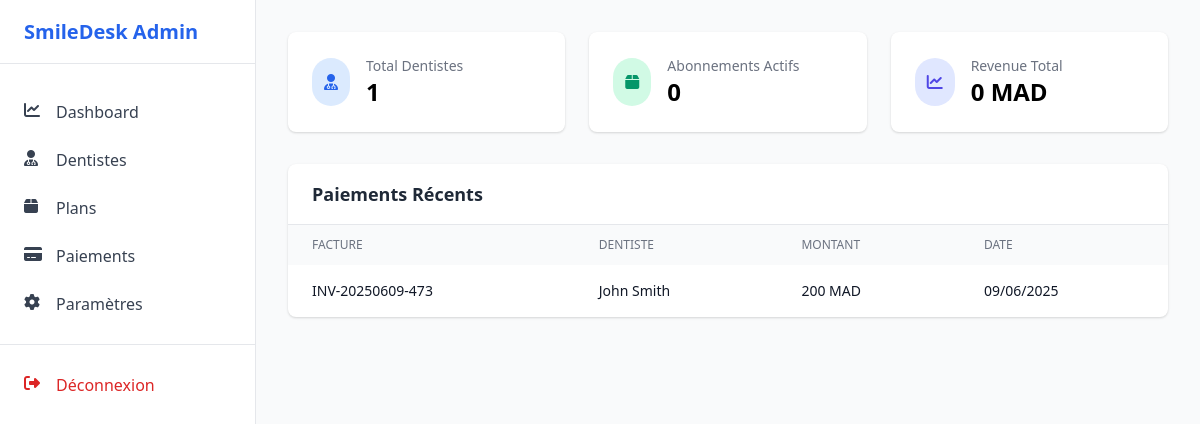
/admin/index.php (signed in), run on an earlier commit of the app's database.
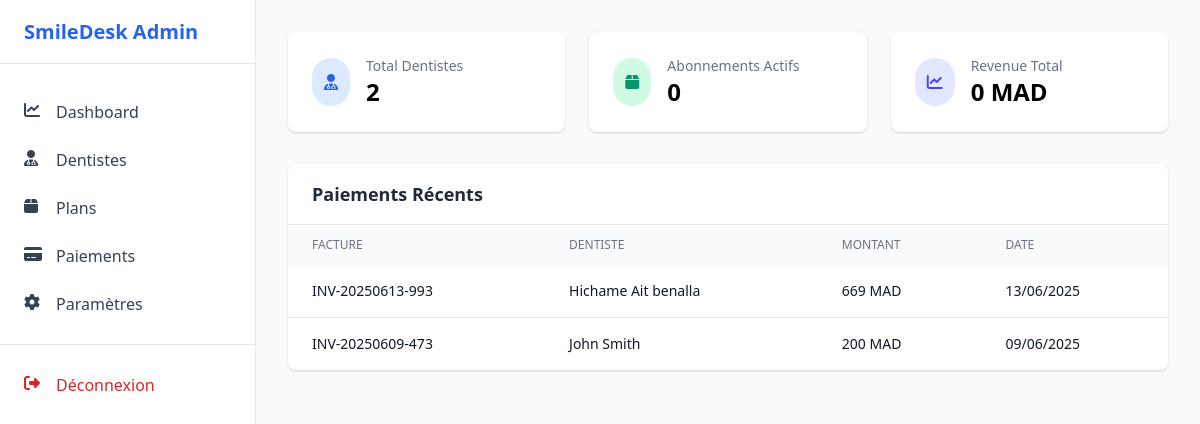
And on a later commit of the database.
### tables this page shows
CREATE TABLE `invoices` (
  `id` int(11) NOT NULL,
  `user_id` int(11) NOT NULL COMMENT 'Dentist who owns this invoice',
  `patient_id` int(11) NOT NULL,
  `appointment_id` int(11) DEFAULT NULL,
  `base_service_id` int(11) DEFAULT NULL,
  `invoice_number` varchar(50) NOT NULL,
  `description` varchar(255) NOT NULL,
  `quantity` int(11) DEFAULT 1,
  `unit_price` decimal(10,2) NOT NULL,
  `subtotal` decimal(10,2) NOT NULL,
  `tax_amount` decimal(10,2) DEFAULT 0.00,
  `discount_amount` decimal(10,2) DEFAULT 0.00,
  `total_amount` decimal(10,2) NOT NULL,
  `status` enum('draft','sent','paid','overdue','cancelled') DEFAULT 'draft',
  `due_date` date DEFAULT NULL,
  `paid_date` timestamp NULL DEFAULT NULL,
  `payment_method` enum('cash','credit_card','bank_transfer','insurance','other') DEFAULT NULL,
  `notes` text DEFAULT NULL,
  `created_at` timestamp NULL DEFAULT current_timestamp(),
  `updated_at` timestamp NULL DEFAULT current_timestamp() ON UPDATE current_timestamp()
);

CREATE TABLE `users` (
  `id` int(11) NOT NULL,
  `email` varchar(100) NOT NULL,
  `password` varchar(255) NOT NULL,
  `first_name` varchar(50) NOT NULL,
  `last_name` varchar(50) NOT NULL,
  `role` enum('admin','dentist','assistant','receptionist') NOT NULL,
  `phone` varchar(20) DEFAULT NULL,
  `address` varchar(255) DEFAULT NULL,
  `specialization` varchar(100) DEFAULT NULL,
  `license_number` varchar(50) DEFAULT NULL,
  `status` enum('active','inactive') DEFAULT 'active',
  `last_login` timestamp NULL DEFAULT NULL,
  `created_at` timestamp NULL DEFAULT current_timestamp(),
  `updated_at` timestamp NULL DEFAULT current_timestamp() ON UPDATE current_timestamp(),
  `clinic_id` int(11) DEFAULT NULL
);

### admin/index.php (the view, shortened to what this page needs)
<?php
require_once '../dashboard/config/database.php';
$stats = [
    'total_dentists' => (int)$pdo->query("SELECT COUNT(*) FROM users WHERE role = 'dentist'")->fetchColumn() ?: 0,
    'active_subscriptions' => (int)$pdo->query("SELECT COUNT(*) FROM subscriptions WHERE status = 'active'")->fetchColumn() ?: 0,
    'total_revenue' => (float)$pdo->query("
        SELECT COALESCE(SUM(price), 0)
        FROM subscriptions
        JOIN subscription_plans ON subscriptions.plan_id = subscription_plans.id
    ")->fetchColumn() ?: 0.00,
];
$recent_payments = $pdo->query("
    SELECT i.invoice_number, u.first_name, u.last_name, i.total_amount, i.paid_date
    FROM invoices i
    JOIN users u ON i.user_id = u.id
    WHERE i.status = 'paid'
    ORDER BY i.paid_date DESC
    LIMIT 5
")->fetchAll();
?>
<!DOCTYPE html>
<html lang="fr">
<head>
    <link href="https://cdn.jsdelivr.net/npm/tailwindcss@2.2.19/dist/tailwind.min.css" rel="stylesheet">
    <link rel="stylesheet" href="https://cdnjs.cloudflare.com/ajax/libs/font-awesome/6.4.0/css/all.min.css">
</head>
<body class="bg-gray-50">
    <div class="flex h-screen">
        <?php include 'includes/sidebar.php'; ?>
        <main class="ml-64 flex-1 p-8">
            <div class="grid grid-cols-1 md:grid-cols-3 gap-6 mb-8">
                <div class="bg-white rounded-lg shadow p-6">
                    <div class="flex items-center">
                        <div class="p-3 rounded-full bg-blue-100 text-blue-600">
                            <i class="fas fa-user-md"></i>
                        </div>
                        <div class="ml-4">
                            <h3 class="text-gray-500 text-sm">Total Dentistes</h3>
                            <p class="text-2xl font-semibold"><?= number_format($stats['total_dentists']) ?></p>
                        </div>
                    </div>
                </div>
                <div class="bg-white rounded-lg shadow p-6">
                    <div class="flex items-center">
                        <div class="p-3 rounded-full bg-green-100 text-green-600">
                            <i class="fas fa-box"></i>
                        </div>
                        <div class="ml-4">
                            <h3 class="text-gray-500 text-sm">Abonnements Actifs</h3>
                            <p class="text-2xl font-semibold"><?= number_format($stats['active_subscriptions']) ?></p>
                        </div>
                    </div>
                </div>
                <div class="bg-white rounded-lg shadow p-6">
                    <div class="flex items-center">
                        <div class="p-3 rounded-full bg-indigo-100 text-indigo-600">
                            <i class="fas fa-chart-line"></i>
                        </div>
                        <div class="ml-4">
                            <h3 class="text-gray-500 text-sm">Revenue Total</h3>
                            <p class="text-2xl font-semibold">
                                <?= number_format($stats['total_revenue'], 0, '', ' ') ?> MAD
                            </p>
                        </div>
                    </div>
                </div>
            </div>
            <div class="bg-white rounded-lg shadow">
                <div class="px-6 py-4 border-b border-gray-200">
                    <h2 class="text-lg font-semibold text-gray-800">Paiements Récents</h2>
                </div>
                <div class="overflow-x-auto">
                    <table class="w-full">
                        <thead class="bg-gray-50">
                            <tr>
                                <th class="px-6 py-3 text-left text-xs font-medium text-gray-500 uppercase">Facture</th>
                                <th class="px-6 py-3 text-left text-xs font-medium text-gray-500 uppercase">Dentiste</th>
                                <th class="px-6 py-3 text-left text-xs font-medium text-gray-500 uppercase">Montant</th>
                                <th class="px-6 py-3 text-left text-xs font-medium text-gray-500 uppercase">Date</th>
                            </tr>
                        </thead>
                        <tbody class="divide-y divide-gray-200">
                            <?php foreach ($recent_payments as $payment): ?>
                            <tr>
                                <td class="px-6 py-4 whitespace-nowrap text-sm text-gray-900">
                                    <?= htmlspecialchars($payment['invoice_number']) ?>
                                </td>
                                <td class="px-6 py-4 whitespace-nowrap text-sm text-gray-900">
                                    <?= htmlspecialchars($payment['first_name'] . ' ' . $payment['last_name']) ?>
                                </td>
                                <td class="px-6 py-4 whitespace-nowrap text-sm text-gray-900">
                                    <?= number_format($payment['total_amount'], 0, '', ' ') ?> MAD
                                </td>
                                <td class="px-6 py-4 whitespace-nowrap text-sm text-gray-900">
                                    <?= date('d/m/Y', strtotime($payment['paid_date'])) ?>
                                </td>
                            </tr>
                            <?php endforeach; ?>
                        </tbody>
                    </table>
                </div>
            </div>
        </main>
    </div>
</body>
</html>

### admin/includes/sidebar.php
<aside class="w-64 bg-white border-r border-gray-200 fixed h-full">
    <div class="flex items-center justify-between h-16 border-b px-6">
        <span class="text-xl font-semibold text-blue-600">SmileDesk Admin</span>
    </div>
    <nav class="mt-6">
        <a href="./index.php" class="flex items-center px-6 py-3 text-gray-700 hover:bg-gray-100 <?= strpos($_SERVER['PHP_SELF'], 'dashboard.php') ? 'bg-blue-50 text-blue-600' : '' ?>">
            <i class="fas fa-chart-line w-5 h-5 mr-3"></i>
            <span>Dashboard</span>
        </a>
        <a href="./dentists.php" class="flex items-center px-6 py-3 text-gray-700 hover:bg-gray-100 <?= strpos($_SERVER['PHP_SELF'], 'dentists.php') ? 'bg-blue-50 text-blue-600' : '' ?>">
            <i class="fas fa-user-md w-5 h-5 mr-3"></i>
            <span>Dentistes</span>
        </a>
        <a href="./plans.php" class="flex items-center px-6 py-3 text-gray-700 hover:bg-gray-100 <?= strpos($_SERVER['PHP_SELF'], 'plans.php') ? 'bg-blue-50 text-blue-600' : '' ?>">
            <i class="fas fa-box w-5 h-5 mr-3"></i>
            <span>Plans</span>
        </a>
        <a href="./payments.php" class="flex items-center px-6 py-3 text-gray-700 hover:bg-gray-100 <?= strpos($_SERVER['PHP_SELF'], 'payments.php') ? 'bg-blue-50 text-blue-600' : '' ?>">
            <i class="fas fa-credit-card w-5 h-5 mr-3"></i>
            <span>Paiements</span>
        </a>
        <a href="./settings.php" class="flex items-center px-6 py-3 text-gray-700 hover:bg-gray-100 <?= strpos($_SERVER['PHP_SELF'], 'settings.php') ? 'bg-blue-50 text-blue-600' : '' ?>">
            <i class="fas fa-cog w-5 h-5 mr-3"></i>
            <span>Paramètres</span>
        </a>
        <hr class="my-4 border-gray-200">
        <a href="../auth/logout.php" class="flex items-center px-6 py-3 text-red-600 hover:bg-red-50">
            <i class="fas fa-sign-out-alt w-5 h-5 mr-3"></i>
            <span>Déconnexion</span>
        </a>
    </nav>
</aside>

What changed in the data, as far as the page shows it:
added invoices: invoice_number "INV-20250613-993", user.last_name "Hichame Ait benalla", total_amount "669", paid_date "13/06/2025"
Also different on the page:
$stats['total_dentists']: "1" → "2"
